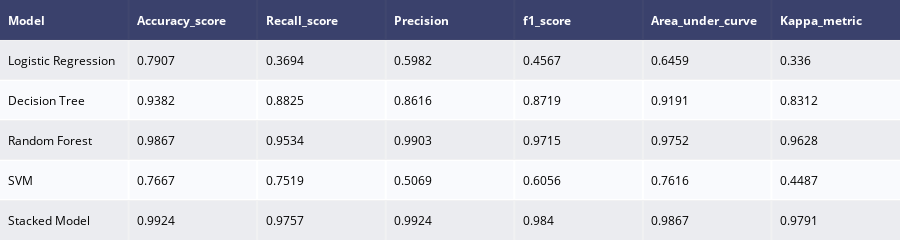

Notebook code cell kept with this figure:
### Markdown cell above
## Comparision Table
***

### Code cell
from sklearn.metrics import f1_score
from sklearn.metrics import cohen_kappa_score
from sklearn.model_selection import train_test_split
from sklearn.linear_model import LogisticRegression
from sklearn.metrics import confusion_matrix,accuracy_score,classification_report
from sklearn.metrics import roc_auc_score,roc_curve,scorer
from sklearn.metrics import f1_score
import statsmodels.api as sm
from sklearn.metrics import precision_score,recall_score
import matplotlib.pyplot as plt#visualization
from PIL import  Image
%matplotlib inline
import pandas as pd
import seaborn as sns#visualization
import itertools
import warnings
warnings.filterwarnings("ignore")
import io
import plotly.offline as py#visualization
py.init_notebook_mode(connected=True)#visualization
import plotly.graph_objs as go#visualization
import plotly.tools as tls#visualization
import plotly.figure_factory as ff#visualization
from yellowbrick.classifier import DiscriminationThreshold

#gives model report in dataframe
def model_report(model,training_x,testing_x,training_y,testing_y,name) :
    model.fit(training_x,training_y)
    predictions  = model.predict(testing_x)
    accuracy     = accuracy_score(testing_y,predictions)
    recallscore  = recall_score(testing_y,predictions)
    precision    = precision_score(testing_y,predictions)
    roc_auc      = roc_auc_score(testing_y,predictions)
    f1score      = f1_score(testing_y,predictions) 
    kappa_metric = cohen_kappa_score(testing_y,predictions)
    
    df = pd.DataFrame({"Model"           : [name],
                       "Accuracy_score"  : [accuracy],
                       "Recall_score"    : [recallscore],
                       "Precision"       : [precision],
                       "f1_score"        : [f1score],
                       "Area_under_curve": [roc_auc],
                       "Kappa_metric"    : [kappa_metric],
                      })
    return df

#outputs for every model
model1 = model_report(logreg,X_train,X_test,y_train,y_test,
                      "Logistic Regression")

decision_tree = DecisionTreeClassifier(
                                       class_weight="balanced",
    min_weight_fraction_leaf=0.05
                                      )
model2 = model_report(dtree,X_train,X_test,y_train,y_test,
                      "Decision Tree")


rfc = RandomForestClassifier(
                             
                             max_depth = 7,
                             criterion = "gini")
model3 = model_report(rf,X_train,X_test,y_train,y_test,
                      "Random Forest ")

model4 = model_report(s,X_train,X_test,y_train,y_test,
                      "SVM")
model5 = model_report(stack,stack_train,stack_test,y_train,y_test,
                      "Stacked Model")


#concat all models
model_performances = pd.concat([model1,model2,model3,
                                model4,model5],axis = 0).reset_index()

model_performances = model_performances.drop(columns = "index",axis =1)

table  = ff.create_table(np.round(model_performances,4))

py.iplot(table)

### Figure 1 — Plotly figure (JSON) as saved in the notebook; plotly's stock layout.template omitted (floating-point values rounded to 4 significant figures)
{"data": [{"colorscale": [[0, "#00083e"], [0.5, "#ededee"], [1, "#ffffff"]], "hoverinfo": "none", "opacity": 0.75, "showscale": false, "type": "heatmap", "z": [[0, 0, 0, 0, 0, 0, 0], [0.5, 0.5, 0.5, 0.5, 0.5, 0.5, 0.5], [1, 1, 1, 1, 1, 1, 1], [0.5, 0.5, 0.5, 0.5, 0.5, 0.5, 0.5], [1, 1, 1, 1, 1, 1, 1], [0.5, 0.5, 0.5, 0.5, 0.5, 0.5, 0.5]]}], "layout": {"annotations": [{"align": "left", "font": {"color": "#ffffff"}, "showarrow": false, "text": "<b>Model</b>", "x": -0.45, "xanchor": "left", "xref": "x", "y": 0, "yref": "y"}, {"align": "left", "font": {"color": "#ffffff"}, "showarrow": false, "text": "<b>Accuracy_score</b>", "x": 0.55, "xanchor": "left", "xref": "x", "y": 0, "yref": "y"}, {"align": "left", "font": {"color": "#ffffff"}, "showarrow": false, "text": "<b>Recall_score</b>", "x": 1.55, "xanchor": "left", "xref": "x", "y": 0, "yref": "y"}, {"align": "left", "font": {"color": "#ffffff"}, "showarrow": false, "text": "<b>Precision</b>", "x": 2.55, "xanchor": "left", "xref": "x", "y": 0, "yref": "y"}, {"align": "left", "font": {"color": "#ffffff"}, "showarrow": false, "text": "<b>f1_score</b>", "x": 3.55, "xanchor": "left", "xref": "x", "y": 0, "yref": "y"}, {"align": "left", "font": {"color": "#ffffff"}, "showarrow": false, "text": "<b>Area_under_curve</b>", "x": 4.55, "xanchor": "left", "xref": "x", "y": 0, "yref": "y"}, {"align": "left", "font": {"color": "#ffffff"}, "showarrow": false, "text": "<b>Kappa_metric</b>", "x": 5.55, "xanchor": "left", "xref": "x", "y": 0, "yref": "y"}, {"align": "left", "font": {"color": "#000000"}, "showarrow": false, "text": "Logistic Regression", "x": -0.45, "xanchor": "left", "xref": "x", "y": 1, "yref": "y"}, {"align": "left", "font": {"color": "#000000"}, "showarrow": false, "text": "0.7907", "x": 0.55, "xanchor": "left", "xref": "x", "y": 1, "yref": "y"}, {"align": "left", "font": {"color": "#000000"}, "showarrow": false, "text": "0.3694", "x": 1.55, "xanchor": "left", "xref": "x", "y": 1, "yref": "y"}, {"align": "left", "font": {"color": "#000000"}, "showarrow": false, "text": "0.5982", "x": 2.55, "xanchor": "left", "xref": "x", "y": 1, "yref": "y"}, {"align": "left", "font": {"color": "#000000"}, "showarrow": false, "text": "0.4567", "x": 3.55, "xanchor": "left", "xref": "x", "y": 1, "yref": "y"}, {"align": "left", "font": {"color": "#000000"}, "showarrow": false, "text": "0.6459", "x": 4.55, "xanchor": "left", "xref": "x", "y": 1, "yref": "y"}, {"align": "left", "font": {"color": "#000000"}, "showarrow": false, "text": "0.336", "x": 5.55, "xanchor": "left", "xref": "x", "y": 1, "yref": "y"}, {"align": "left", "font": {"color": "#000000"}, "showarrow": false, "text": "Decision Tree", "x": -0.45, "xanchor": "left", "xref": "x", "y": 2, "yref": "y"}, {"align": "left", "font": {"color": "#000000"}, "showarrow": false, "text": "0.9382", "x": 0.55, "xanchor": "left", "xref": "x", "y": 2, "yref": "y"}, {"align": "left", "font": {"color": "#000000"}, "showarrow": false, "text": "0.8825", "x": 1.55, "xanchor": "left", "xref": "x", "y": 2, "yref": "y"}, {"align": "left", "font": {"color": "#000000"}, "showarrow": false, "text": "0.8616", "x": 2.55, "xanchor": "left", "xref": "x", "y": 2, "yref": "y"}, {"align": "left", "font": {"color": "#000000"}, "showarrow": false, "text": "0.8719", "x": 3.55, "xanchor": "left", "xref": "x", "y": 2, "yref": "y"}, {"align": "left", "font": {"color": "#000000"}, "showarrow": false, "text": "0.9191", "x": 4.55, "xanchor": "left", "xref": "x", "y": 2, "yref": "y"}, {"align": "left", "font": {"color": "#000000"}, "showarrow": false, "text": "0.8312", "x": 5.55, "xanchor": "left", "xref": "x", "y": 2, "yref": "y"}, {"align": "left", "font": {"color": "#000000"}, "showarrow": false, "text": "Random Forest ", "x": -0.45, "xanchor": "left", "xref": "x", "y": 3, "yref": "y"}, {"align": "left", "font": {"color": "#000000"}, "showarrow": false, "text": "0.9867", "x": 0.55, "xanchor": "left", "xref": "x", "y": 3, "yref": "y"}, {"align": "left", "font": {"color": "#000000"}, "showarrow": false, "text": "0.9534", "x": 1.55, "xanchor": "left", "xref": "x", "y": 3, "yref": "y"}, {"align": "left", "font": {"color": "#000000"}, "showarrow": false, "text": "0.9903", "x": 2.55, "xanchor": "left", "xref": "x", "y": 3, "yref": "y"}, {"align": "left", "font": {"color": "#000000"}, "showarrow": false, "text": "0.9715", "x": 3.55, "xanchor": "left", "xref": "x", "y": 3, "yref": "y"}, {"align": "left", "font": {"color": "#000000"}, "showarrow": false, "text": "0.9752", "x": 4.55, "xanchor": "left", "xref": "x", "y": 3, "yref": "y"}, {"align": "left", "font": {"color": "#000000"}, "showarrow": false, "text": "0.9628", "x": 5.55, "xanchor": "left", "xref": "x", "y": 3, "yref": "y"}, {"align": "left", "font": {"color": "#000000"}, "showarrow": false, "text": "SVM", "x": -0.45, "xanchor": "left", "xref": "x", "y": 4, "yref": "y"}, {"align": "left", "font": {"color": "#000000"}, "showarrow": false, "text": "0.7667", "x": 0.55, "xanchor": "left", "xref": "x", "y": 4, "yref": "y"}, {"align": "left", "font": {"color": "#000000"}, "showarrow": false, "text": "0.7519", "x": 1.55, "xanchor": "left", "xref": "x", "y": 4, "yref": "y"}, {"align": "left", "font": {"color": "#000000"}, "showarrow": false, "text": "0.5069", "x": 2.55, "xanchor": "left", "xref": "x", "y": 4, "yref": "y"}, {"align": "left", "font": {"color": "#000000"}, "showarrow": false, "text": "0.6056", "x": 3.55, "xanchor": "left", "xref": "x", "y": 4, "yref": "y"}, {"align": "left", "font": {"color": "#000000"}, "showarrow": false, "text": "0.7616", "x": 4.55, "xanchor": "left", "xref": "x", "y": 4, "yref": "y"}, {"align": "left", "font": {"color": "#000000"}, "showarrow": false, "text": "0.4487", "x": 5.55, "xanchor": "left", "xref": "x", "y": 4, "yref": "y"}, {"align": "left", "font": {"color": "#000000"}, "showarrow": false, "text": "Stacked Model", "x": -0.45, "xanchor": "left", "xref": "x", "y": 5, "yref": "y"}, {"align": "left", "font": {"color": "#000000"}, "showarrow": false, "text": "0.9924", "x": 0.55, "xanchor": "left", "xref": "x", "y": 5, "yref": "y"}, {"align": "left", "font": {"color": "#000000"}, "showarrow": false, "text": "0.9757", "x": 1.55, "xanchor": "left", "xref": "x", "y": 5, "yref": "y"}, {"align": "left", "font": {"color": "#000000"}, "showarrow": false, "text": "0.9924", "x": 2.55, "xanchor": "left", "xref": "x", "y": 5, "yref": "y"}, {"align": "left", "font": {"color": "#000000"}, "showarrow": false, "text": "0.984", "x": 3.55, "xanchor": "left", "xref": "x", "y": 5, "yref": "y"}, {"align": "left", "font": {"color": "#000000"}, "showarrow": false, "text": "0.9867", "x": 4.55, "xanchor": "left", "xref": "x", "y": 5, "yref": "y"}, {"align": "left", "font": {"color": "#000000"}, "showarrow": false, "text": "0.9791", "x": 5.55, "xanchor": "left", "xref": "x", "y": 5, "yref": "y"}], "height": 230, "margin": {"b": 0, "l": 0, "r": 0, "t": 0}, "xaxis": {"dtick": 1, "gridwidth": 2, "showticklabels": false, "tick0": -0.5, "ticks": "", "zeroline": false}, "yaxis": {"autorange": "reversed", "dtick": 1, "gridwidth": 2, "showticklabels": false, "tick0": 0.5, "ticks": "", "zeroline": false}}}
